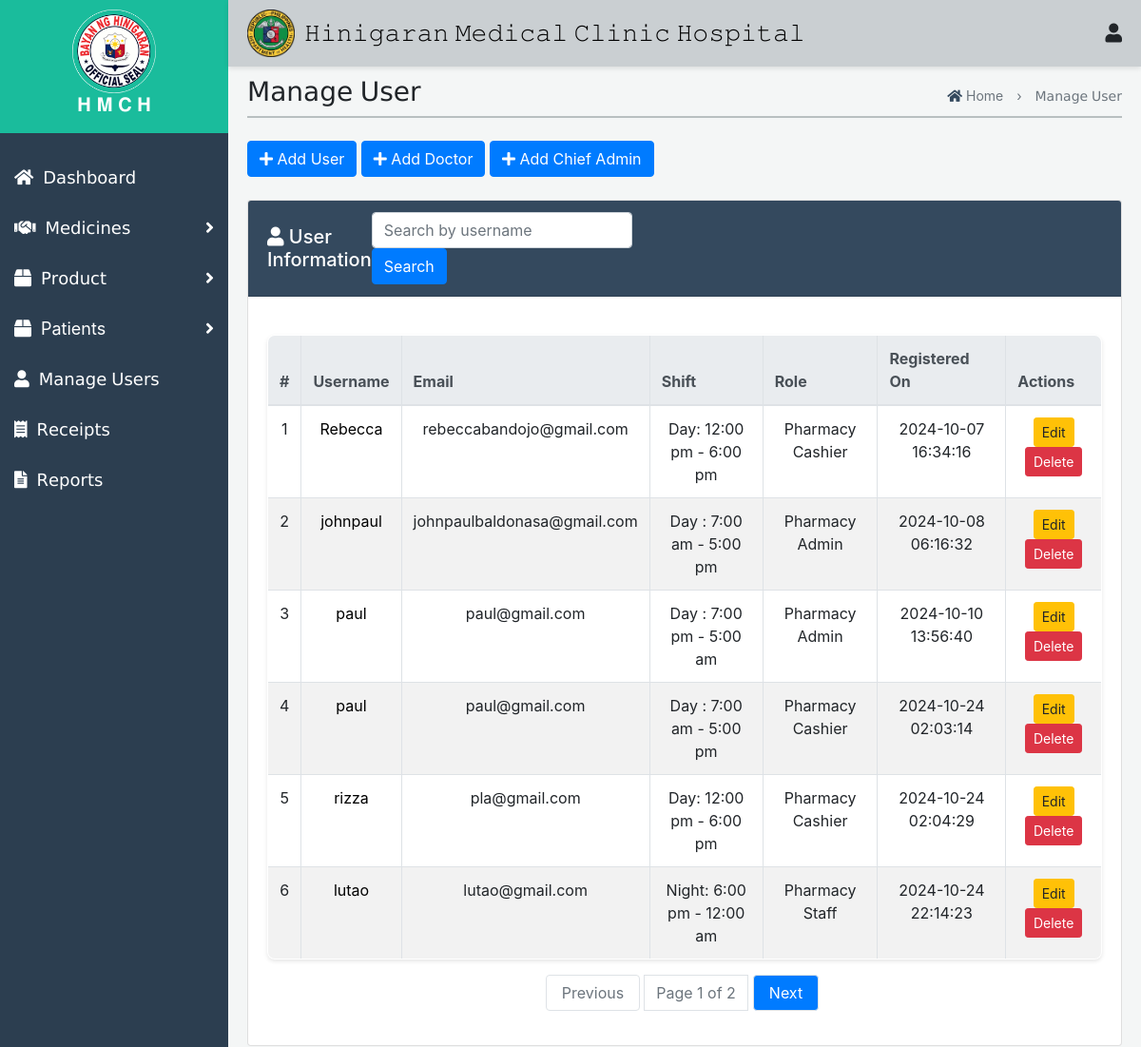
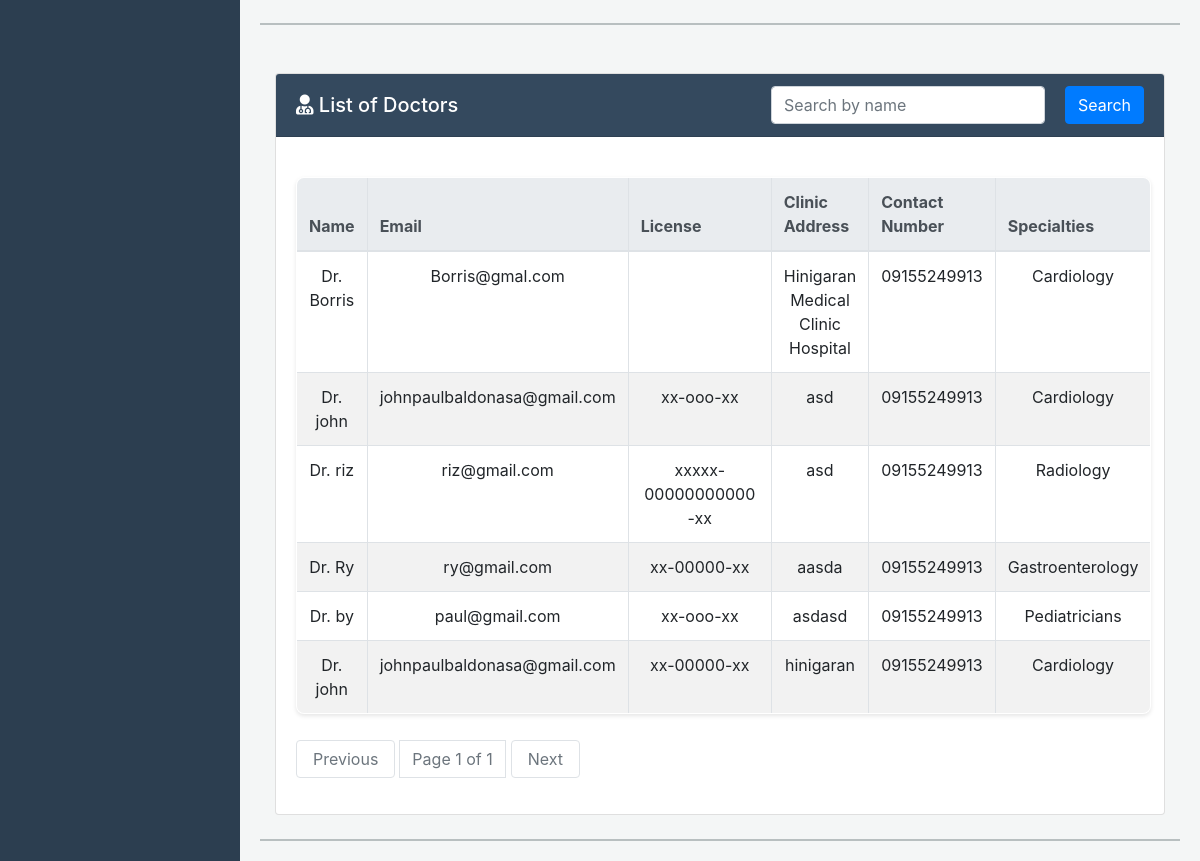
Before: /Admin/ManageUser.php with the older database file (2 pictures, top to bottom).
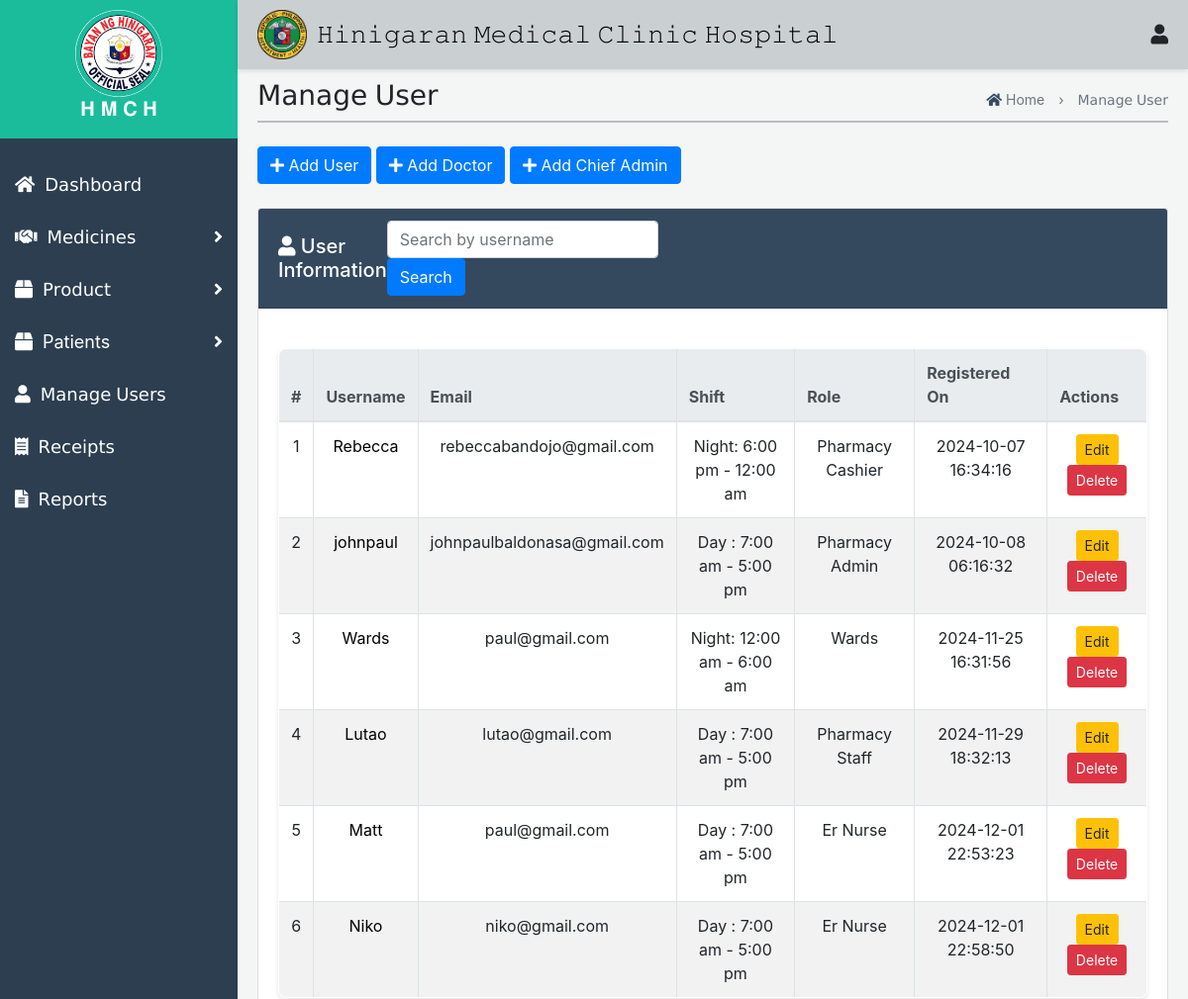
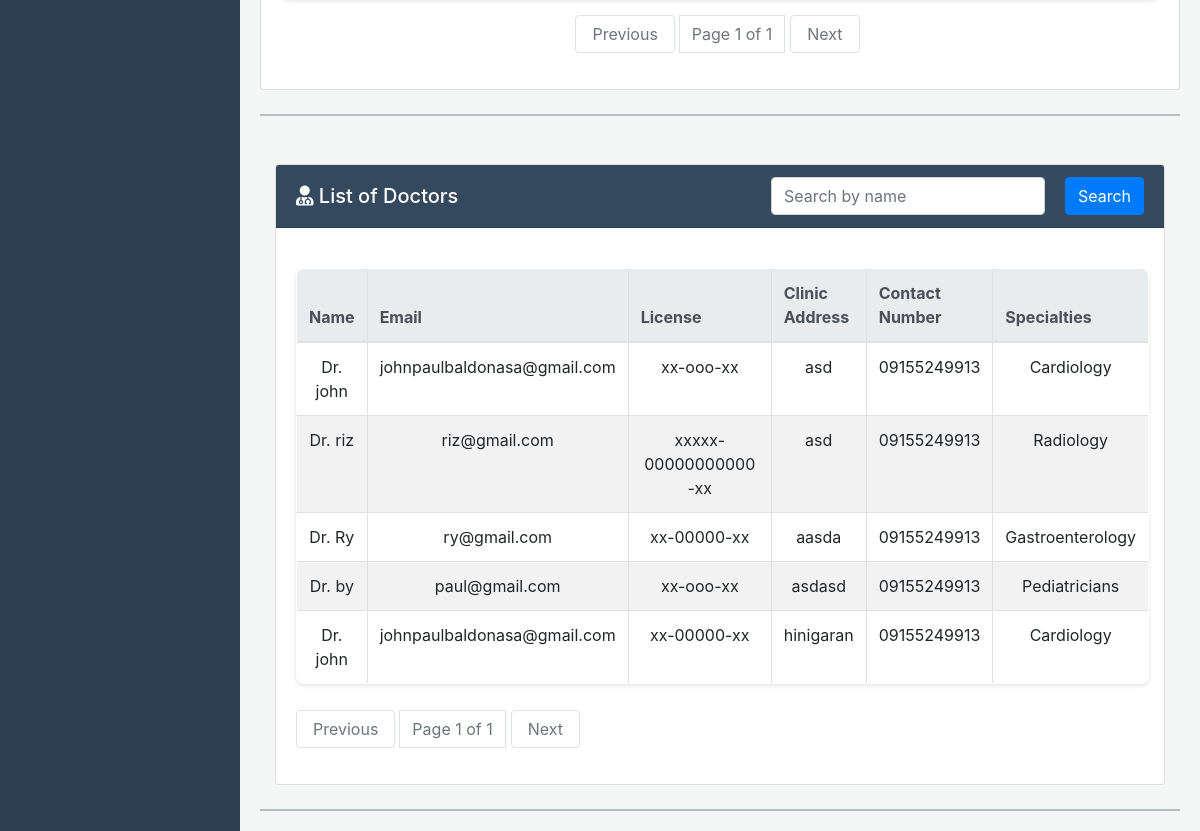
After: the same page with the newer database file (2 pictures, top to bottom).
### tables this page shows
CREATE TABLE `users` (
  `id` int(11) NOT NULL,
  `username` varchar(50) NOT NULL,
  `email` varchar(100) NOT NULL,
  `password` varchar(255) NOT NULL,
  `shift` enum('Day : 6:00 am - 12:00 pm','Day: 12:00 pm - 6:00 pm','Night: 6:00 pm - 12:00 am','Night: 12:00 am - 6:00 am','Day : 7:00 am - 5:00 pm','Day : 7:00 pm - 5:00 am') NOT NULL,
  `role` enum('Pharmacy Staff','Pharmacy Admin','Pharmacy Cashier','Wards','Er Nurse') NOT NULL,
  `profile_image` varchar(255) NOT NULL,
  `created_at` timestamp NOT NULL DEFAULT current_timestamp()
);

CREATE TABLE `doctors` (
  `doctor_id` int(11) NOT NULL,
  `name` varchar(100) NOT NULL,
  `password` varchar(255) NOT NULL,
  `license` varchar(20) NOT NULL,
  `image` varchar(255) DEFAULT NULL,
  `email` varchar(100) NOT NULL,
  `clinic_address` varchar(255) DEFAULT NULL,
  `contact_number` varchar(20) DEFAULT NULL,
  `specialties` varchar(255) DEFAULT NULL,
  `username` varchar(100) NOT NULL
);

### Admin/ManageUser.php (the view, shortened to what the changed rows need)
<!DOCTYPE html>
<html lang="en">
<head>
    <link rel="stylesheet" href="Med.css">
     <link rel="stylesheet" href="Receipt.css">
    <link href="https://maxcdn.bootstrapcdn.com/bootstrap/4.5.2/css/bootstrap.min.css" rel="stylesheet">
    <link href="https://cdnjs.cloudflare.com/ajax/libs/font-awesome/5.15.4/css/all.min.css" rel="stylesheet">
</head>
<body>
    <div class="top-nav">
    <div class="icon-container">
        <h1>𝙷𝚒𝚗𝚒𝚐𝚊𝚛𝚊𝚗 𝙼𝚎𝚍𝚒𝚌𝚊𝚕 𝙲𝚕𝚒𝚗𝚒𝚌 𝙷𝚘𝚜𝚙𝚒𝚝𝚊𝚕</h1>
    </div>
    </div>
    <div id="mySidenav" class="side-nav">
        <div class="logo-container">
            <h2>𝐇 𝐌 𝐂 𝐇</h2>
        </div>
    </div>
   <div id="mainContent" class="main-content">
<?php
$conn = new mysqli('localhost', 'root', '', 'database');
$itemsPerPage = 6;
$currentPage = isset($_GET['page']) ? (int)$_GET['page'] : 1;
$offset = ($currentPage - 1) * $itemsPerPage;
$searchQuery = isset($_GET['search']) ? $_GET['search'] : '';
$sql = "SELECT * FROM users WHERE username LIKE ? LIMIT ?, ?";
$stmt = $conn->prepare($sql);
$searchTerm = "%" . $searchQuery . "%";
$stmt->bind_param("sii", $searchTerm, $offset, $itemsPerPage);
$stmt->execute();
$userResults = $stmt->get_result();
$totalCountQuery = "SELECT COUNT(*) as total FROM users WHERE username LIKE ?";
$totalCountStmt = $conn->prepare($totalCountQuery);
$totalCountStmt->bind_param("s", $searchTerm);
$totalCountStmt->execute();
$totalCountResult = $totalCountStmt->get_result();
$totalUsers = $totalCountResult->fetch_assoc()['total'];
$totalPages = ceil($totalUsers / $itemsPerPage);
?><br>
<div class="card mt-4">
    <div class="card-body">
        <table class="table table-bordered">
            <thead class="thead-light">
                <tr>
                    <th>#</th>
                    <th>Username</th>
                    <th>Email</th>
                    <th>Shift</th>
                    <th>Role</th>
                    <th>Registered On</th>
                    <th>Actions</th>
                </tr>
            </thead>
                <tbody>
               <?php
    if ($userResults->num_rows > 0) {
        $index = $offset + 1;
        while ($user = $userResults->fetch_assoc()) {
            echo "<tr>";
            echo "<td>{$index}</td>";
            echo "<td><a class='user-link' data-toggle='modal' data-target='#userModal'
                        data-username='{$user['username']}'
                        data-email='{$user['email']}'
                        data-shift='{$user['shift']}'
                        data-role='{$user['role']}'
                        data-created-at='{$user['created_at']}'
                        data-image='{$user['profile_image']}'>
                        {$user['username']}</a></td>";
            echo "<td>{$user['email']}</td>";
            echo "<td>{$user['shift']}</td>";
            echo "<td>{$user['role']}</td>";
            echo "<td>{$user['created_at']}</td>";
            echo "<td>
                    <button class='btn btn-warning btn-sm' data-toggle='modal' data-target='#editModal{$user['id']}'>Edit</button>
                    <button class='btn btn-danger btn-sm' data-toggle='modal' data-target='#deleteModal{$user['id']}'>Delete</button>
                  </td>";
            echo "</tr>";
            $index++;
        }
    } else {
        echo "<tr><td colspan='7' class='text-center'>No users found.</td></tr>";
    }
    ?>
    </tbody>
        </table>
        <nav aria-label="Page navigation">
            <ul class="pagination justify-content-center">
                <li class="page-item disabled">
                    <span class="page-link">Page <?php echo $currentPage; ?> of <?php echo $totalPages; ?></span>
                </li>
                <li class="page-item <?php if ($currentPage >= $totalPages) echo 'disabled'; ?>">
                    <a class="page-link" href="?page=<?php echo $currentPage + 1; ?>&search=<?php echo urlencode($searchQuery); ?>" aria-label="Next">Next</a>
                </li>
            </ul>
        </nav>
    </div>
</div><br>
<?php
$conn = mysqli_connect("localhost", "root", "", "database");
$search = isset($_GET['search']) ? mysqli_real_escape_string($conn, $_GET['search']) : '';
$page = isset($_GET['page']) ? (int)$_GET['page'] : 1;
$perPage = 10;
$offset = ($page - 1) * $perPage;
$query = "SELECT * FROM doctors WHERE name LIKE '%$search%' LIMIT $offset, $perPage";
$result = mysqli_query($conn, $query);
?>
 <div class="container mt-5">
    <div class="card">
        <div class="card-body">
            <table class="table table-bordered">
                <thead class="thead-light">
                    <tr>
                        <th>Name</th>
                        <th>Email</th>
                        <th>License</th>
                        <th>Clinic Address</th>
                        <th>Contact Number</th>
                        <th>Specialties</th>
                    </tr>
                </thead>
                <tbody>
                    <?php
                    if (mysqli_num_rows($result) > 0) {
                        while ($doctor = mysqli_fetch_assoc($result)) {
                            echo "<tr>";
                            echo "<td>Dr. {$doctor['name']}</td>";
                            echo "<td>{$doctor['email']}</td>";
                            echo "<td>{$doctor['license']}</td>";
                            echo "<td>{$doctor['clinic_address']}</td>";
                            echo "<td>{$doctor['contact_number']}</td>";
                            echo "<td>{$doctor['specialties']}</td>";
                            echo "</tr>";
                        }
                    } else {
                        echo "<tr><td colspan='7' class='text-center'>No doctors found.</td></tr>";
                    }
                    ?>
                </tbody>
            </table>
            </div>
        </div>
    </div><br>
    </div>
        <link href="https://cdnjs.cloudflare.com/ajax/libs/font-awesome/5.15.4/css/all.min.css" rel="stylesheet">
</body>
</html>

Changed rows visible on the page:
removed users: username "paul", email "paul@gmail.com", shift "Day : 7:00 pm - 5:00 am", role "Pharmacy Admin", created_at "2024-10-10 13:56:40"
removed users: username "paul", email "paul@gmail.com", shift "Day : 7:00 am - 5:00 pm", role "Pharmacy Cashier", created_at "2024-10-24 02:03:14"
removed users: username "rizza", email "pla@gmail.com", shift "Day: 12:00 pm - 6:00 pm", role "Pharmacy Cashier", created_at "2024-10-24 02:04:29"
removed users: username "lutao", email "lutao@gmail.com", shift "Night: 6:00 pm - 12:00 am", role "Pharmacy Staff", created_at "2024-10-24 22:14:23"
removed doctors: name "Borris", email "Borris@gmal.com", clinic_address "Hinigaran Medical Clinic Hospital", contact_number "09155249913", specialties "Cardiology"
changed users "Rebecca": shift "Day: 12:00 pm - 6:00 pm" → "Night: 6:00 pm - 12:00 am"
now on this page (row edited): users: username "Wards", email "paul@gmail.com", shift "Night: 12:00 am - 6:00 am", role "Wards", created_at "2024-11-25 16:31:56"
added users: username "Lutao", email "lutao@gmail.com", shift "Day : 7:00 am - 5:00 pm", role "Pharmacy Staff", created_at "2024-11-29 18:32:13"
added users: username "Matt", email "paul@gmail.com", shift "Day : 7:00 am - 5:00 pm", role "Er Nurse", created_at "2024-12-01 22:53:23"
added users: username "Niko", email "niko@gmail.com", shift "Day : 7:00 am - 5:00 pm", role "Er Nurse", created_at "2024-12-01 22:58:50"
Other visible differences:
$totalPages: "2" → "1"
